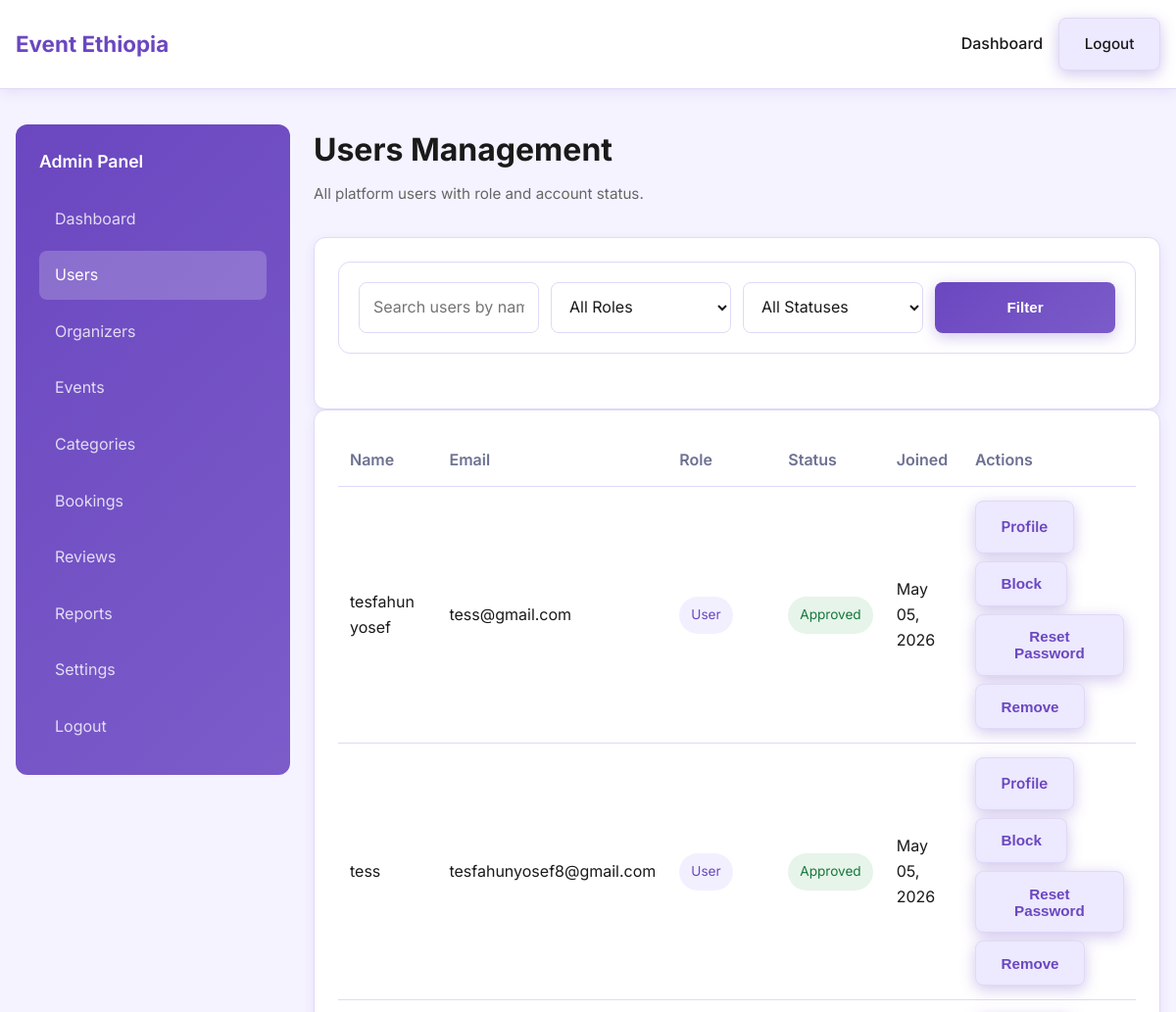
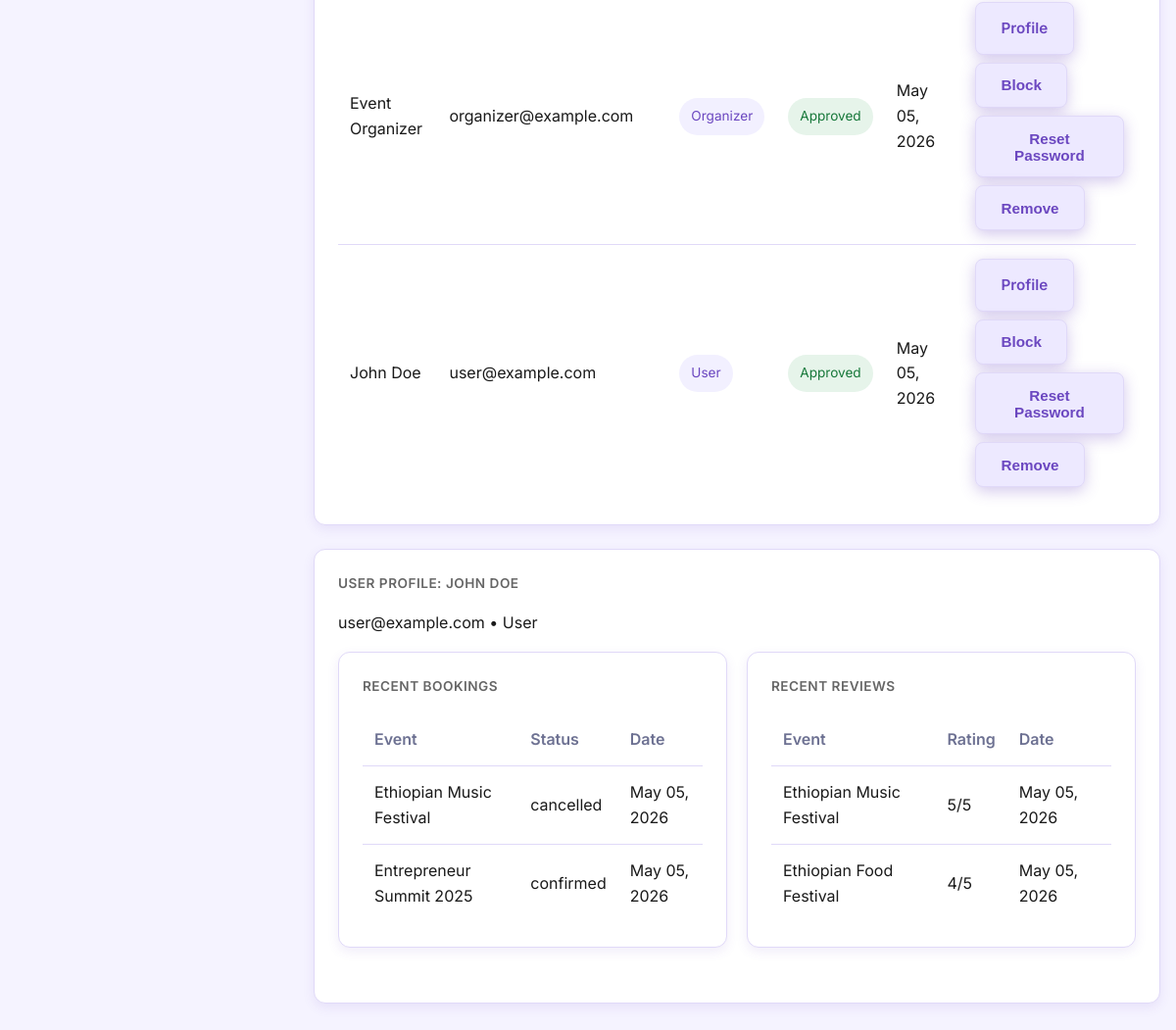
Page /admin-users.php?view=3 (signed in) on the committed database (2 pictures, top to bottom).
### tables this page shows
CREATE TABLE `users` (
  `id` int(11) NOT NULL,
  `name` varchar(120) NOT NULL,
  `email` varchar(150) NOT NULL,
  `password` varchar(255) NOT NULL,
  `role` enum('admin','organizer','user') NOT NULL DEFAULT 'user',
  `status` enum('pending','approved','rejected') NOT NULL DEFAULT 'approved',
  `created_at` timestamp NOT NULL DEFAULT current_timestamp(),
  `is_blocked` tinyint(1) NOT NULL DEFAULT 0,
  `profile_image` varchar(255) DEFAULT NULL,
  `organization_name` varchar(150) DEFAULT NULL,
  `contact_info` varchar(150) DEFAULT NULL,
  `social_links` text DEFAULT NULL
);

CREATE TABLE `bookings` (
  `id` int(11) NOT NULL,
  `user_id` int(11) NOT NULL,
  `event_id` int(11) NOT NULL,
  `qr_code` varchar(120) NOT NULL,
  `status` enum('pending','confirmed','cancelled') NOT NULL DEFAULT 'confirmed',
  `created_at` timestamp NOT NULL DEFAULT current_timestamp(),
  `is_used` tinyint(1) NOT NULL DEFAULT 0,
  `ticket_number` varchar(40) DEFAULT NULL,
  `qr_code_data` text DEFAULT NULL,
  `validation_token` varchar(128) DEFAULT NULL,
  `payment_status` varchar(30) NOT NULL DEFAULT 'paid',
  `check_in_status` varchar(30) NOT NULL DEFAULT 'pending',
  `checked_in_at` datetime DEFAULT NULL,
  `ticket_type` varchar(50) NOT NULL DEFAULT 'Regular'
);

CREATE TABLE `events` (
  `id` int(11) NOT NULL,
  `title` varchar(180) NOT NULL,
  `description` text NOT NULL,
  `date` date NOT NULL,
  `location` varchar(120) NOT NULL,
  `organizer_id` int(11) NOT NULL,
  `category_id` int(11) NOT NULL,
  `image_url` varchar(255) NOT NULL,
  `status` enum('published','draft') NOT NULL DEFAULT 'published',
  `created_at` timestamp NOT NULL DEFAULT current_timestamp(),
  `is_featured` tinyint(1) NOT NULL DEFAULT 0,
  `attendance_count` int(11) NOT NULL DEFAULT 0,
  `lifecycle_status` varchar(20) DEFAULT NULL,
  `event_time` time DEFAULT NULL,
  `capacity` int(11) DEFAULT 0,
  `registration_deadline` date DEFAULT NULL,
  `ticket_type` varchar(50) DEFAULT 'Regular'
);

CREATE TABLE `reviews` (
  `id` int(11) NOT NULL,
  `user_id` int(11) NOT NULL,
  `event_id` int(11) NOT NULL,
  `rating` tinyint(4) NOT NULL,
  `comment` text NOT NULL,
  `created_at` timestamp NOT NULL DEFAULT current_timestamp(),
  `organizer_reply` text DEFAULT NULL
);

### includes/config.php (called while the page is built, shortened)
<?php
function sanitize($value)
{
    return htmlspecialchars(trim($value), ENT_QUOTES, 'UTF-8');
}

### admin-users.php (the view, shortened to what this page needs)
<?php
require_once 'includes/config.php';
$search = trim($_GET['search'] ?? '');
$selectedUserId = (int) ($_GET['view'] ?? 0);
$where = ["role != 'admin'"];
$sql = "SELECT id, name, email, role, status, is_blocked, created_at FROM users WHERE " . implode(' AND ', $where) . " ORDER BY created_at DESC";
$usersStmt = $mysqli->prepare($sql);
$usersStmt->execute();
$users = $usersStmt->get_result()->fetch_all(MYSQLI_ASSOC);
$selectedUser = null;
$userBookings = [];
$userReviews = [];
if ($selectedUserId > 0) {
    $profileStmt = $mysqli->prepare("SELECT id, name, email, role, status, is_blocked, created_at FROM users WHERE id = ? LIMIT 1");
    $profileStmt->bind_param('i', $selectedUserId);
    $profileStmt->execute();
    $selectedUser = $profileStmt->get_result()->fetch_assoc();
    if ($selectedUser) {
        $bookingsStmt = $mysqli->prepare(
            "SELECT b.created_at, b.status, e.title
             FROM bookings b
             JOIN events e ON e.id = b.event_id
             WHERE b.user_id = ?
             ORDER BY b.created_at DESC
             LIMIT 8"
        );
        $bookingsStmt->bind_param('i', $selectedUserId);
        $bookingsStmt->execute();
        $userBookings = $bookingsStmt->get_result()->fetch_all(MYSQLI_ASSOC);
        $reviewsStmt = $mysqli->prepare(
            "SELECT r.rating, r.comment, r.created_at, e.title AS event_title
             FROM reviews r
             JOIN events e ON e.id = r.event_id
             WHERE r.user_id = ?
             ORDER BY r.created_at DESC
             LIMIT 8"
        );
        $reviewsStmt->bind_param('i', $selectedUserId);
        $reviewsStmt->execute();
        $userReviews = $reviewsStmt->get_result()->fetch_all(MYSQLI_ASSOC);
    }
}
?>
<!DOCTYPE html>
<html lang="en">
<head>
    <link rel="stylesheet" href="css/style.css">
</head>
<body>
    <header class="site-header" id="site-header">
        <div class="wrapper header-inner">
            <a href="index.php" class="brand-logo">Event Ethiopia</a>
            <nav class="main-nav" id="site-main-nav">
                <a href="admin-dashboard.php">Dashboard</a>
                <a href="logout.php" class="button button-alt">Logout</a>
            </nav>
        </div>
    </header>
    <main class="page-content wrapper">
        <div class="dashboard-container" id="dashboard-root">
            <aside class="dashboard-sidebar" id="dashboard-sidebar-nav">
                <h3>Admin Panel</h3>
                <nav class="sidebar-nav">
                    <a href="admin-dashboard.php">Dashboard</a>
                    <a href="admin-users.php" class="active">Users</a>
                    <a href="admin-organizers.php">Organizers</a>
                    <a href="admin-events.php">Events</a>
                    <a href="admin-categories.php">Categories</a>
                    <a href="admin-bookings.php">Bookings</a>
                    <a href="admin-reviews.php">Reviews</a>
                    <a href="admin-reports.php">Reports</a>
                    <a href="admin-settings.php">Settings</a>
                    <a href="logout.php">Logout</a>
                </nav>
            </aside>
            <div class="dashboard-content">
                <div class="dashboard-header">
                    <h1>Users Management</h1>
                    <p>All platform users with role and account status.</p>
                </div>
                <div class="dashboard-card">
                    <form method="get" class="filter-panel">
                        <input type="text" name="search" placeholder="Search users by name/email" value="<?= sanitize($search) ?>">
                        <select name="role">
                            <option value="">All Roles</option>
                        </select>
                        <select name="status">
                            <option value="">All Statuses</option>
                        </select>
                        <button class="button" type="submit">Filter</button>
                    </form>
                </div>
                <div class="dashboard-card">
                    <table class="list-table">
                        <thead>
                            <tr><th>Name</th><th>Email</th><th>Role</th><th>Status</th><th>Joined</th><th>Actions</th></tr>
                        </thead>
                        <tbody>
                            <?php foreach ($users as $user): ?>
                                <tr>
                                    <td><?= sanitize($user['name']) ?></td>
                                    <td><?= sanitize($user['email']) ?></td>
                                    <td><span class="badge"><?= sanitize(ucfirst($user['role'])) ?></span></td>
                                    <td>
                                        <span class="badge status-<?= sanitize($user['status']) ?>"><?= sanitize(ucfirst($user['status'])) ?></span>
                                    </td>
                                    <td><?= date('M d, Y', strtotime($user['created_at'])) ?></td>
                                    <td>
                                        <?php if ((int) $user['id'] !== (int) $_SESSION['user_id']): ?>
                                            <form method="post" style="display:flex; gap:8px; flex-wrap:wrap;">
                                                <a class="button button-alt" href="admin-users.php?view=<?= (int) $user['id'] ?>">Profile</a>
                                                <button class="button button-alt" name="toggle_block" value="<?= (int) $user['id'] ?>">
                                                    <?= (int) $user['is_blocked'] === 1 ? 'Unblock' : 'Block' ?>
                                                </button>
                                                <button class="button button-alt" name="reset_password" value="<?= (int) $user['id'] ?>">Reset Password</button>
                                                <button class="button button-alt" name="delete_user" value="<?= (int) $user['id'] ?>">Remove</button>
                                            </form>
                                        <?php endif; ?>
                                    </td>
                                </tr>
                            <?php endforeach; ?>
                        </tbody>
                    </table>
                </div>
                <?php if ($selectedUser): ?>
                    <div class="dashboard-card table-card">
                        <h3>User Profile: <?= sanitize($selectedUser['name']) ?></h3>
                        <p><?= sanitize($selectedUser['email']) ?> • <?= sanitize(ucfirst($selectedUser['role'])) ?></p>
                        <div class="dashboard-grid">
                            <div class="dashboard-card">
                                <h3>Recent Bookings</h3>
                                <table class="list-table">
                                    <thead><tr><th>Event</th><th>Status</th><th>Date</th></tr></thead>
                                    <tbody>
                                        <?php foreach ($userBookings as $booking): ?>
                                            <tr>
                                                <td><?= sanitize($booking['title']) ?></td>
                                                <td><?= sanitize($booking['status']) ?></td>
                                                <td><?= date('M d, Y', strtotime($booking['created_at'])) ?></td>
                                            </tr>
                                        <?php endforeach; ?>
                                    </tbody>
                                </table>
                            </div>
                            <div class="dashboard-card">
                                <h3>Recent Reviews</h3>
                                <table class="list-table">
                                    <thead><tr><th>Event</th><th>Rating</th><th>Date</th></tr></thead>
                                    <tbody>
                                        <?php foreach ($userReviews as $review): ?>
                                            <tr>
                                                <td><?= sanitize($review['event_title']) ?></td>
                                                <td><?= (int) $review['rating'] ?>/5</td>
                                                <td><?= date('M d, Y', strtotime($review['created_at'])) ?></td>
                                            </tr>
                                        <?php endforeach; ?>
                                    </tbody>
                                </table>
                            </div>
                        </div>
                    </div>
                <?php endif; ?>
            </div>
        </div>
    </main>
</body>
</html>

### css/style.css (style rules this page uses)
* { box-sizing: border-box; }
:root { --bg: #f5f3ff; --surface: #ffffff; --primary: #6b47c0; --primary-dark: #5a3d99; --primary-soft: #ede9ff; --text: #1a1a1a; --text-secondary: #666666; --border: #e0d9f8; --shadow: 0 4px 12px rgba(107, 71, 192, 0.1); --shadow-lg: 0 8px 24px rgba(107, 71, 192, 0.15); --muted: #6d7192; }
html { scroll-behavior: smooth; }
body { margin: 0; font-family: 'Inter', sans-serif; background: var(--bg); color: var(--text); line-height: 1.6; overflow-x: hidden; }
a { color: var(--primary); text-decoration: none; }
.wrapper { width: min(1200px, calc(100% - 32px)); margin: 0 auto; }
.site-header { background: var(--surface); border-bottom: 1px solid var(--border); position: sticky; top: 0; z-index: 100; box-shadow: var(--shadow); }
.header-inner, .footer-inner { display: flex; align-items: center; justify-content: space-between; gap: 16px; padding: 18px 0; }
.brand-logo { color: var(--primary); text-decoration: none; font-size: 1.4rem; font-weight: 700; }
.main-nav { display: flex; align-items: center; gap: 16px; flex-wrap: wrap; }
.main-nav a { color: var(--text); text-decoration: none; font-weight: 500; }
.button, .button-alt { display: inline-flex; align-items: center; justify-content: center; padding: 0.85rem 1.6rem; border-radius: 8px; font-weight: 600; text-decoration: none; border: none; cursor: pointer; transition: all 0.3s ease; font-size: 0.95rem; }
.button { background: linear-gradient(135deg, #6b47c0 0%, #7b5cc9 100%); color: white; box-shadow: 0 4px 15px rgba(107, 71, 192, 0.3); }
.button-alt { background: var(--primary-soft); color: var(--primary); border: 1px solid var(--border); }
.page-content { padding: 36px 0 64px; }
.filter-panel { display: grid; grid-template-columns: repeat(4, minmax(0, 1fr)); gap: 12px; margin-bottom: 32px; background: var(--surface); padding: 20px; border-radius: 12px; border: 1px solid var(--border); }
.filter-panel input, .filter-panel select, .form-input, .form-textarea { width: 100%; padding: 12px 14px; border: 1px solid var(--border); border-radius: 8px; background: var(--surface); font: inherit; color: var(--text); transition: all 0.2s ease; }
.profile-box, .dashboard-card { background: var(--surface); border: 1px solid var(--border); border-radius: 24px; padding: 24px; box-shadow: var(--shadow); }
.dashboard-container { display: grid; grid-template-columns: 280px 1fr; gap: 24px; min-height: calc(100vh - 100px); }
.dashboard-sidebar { background: linear-gradient(135deg, #6b47c0 0%, #7b5cc9 100%); color: white; padding: 24px; border-radius: 12px; height: fit-content; position: sticky; top: 80px; overflow-y: auto; max-height: calc(100vh - 100px); }
.dashboard-sidebar h3 { margin: 0 0 20px; font-size: 1.1rem; font-weight: 600; }
.sidebar-nav { display: flex; flex-direction: column; gap: 8px; }
.sidebar-nav a { display: flex; align-items: center; gap: 12px; padding: 12px 16px; color: rgba(255, 255, 255, 0.8); border-radius: 8px; transition: all 0.2s ease; }
.sidebar-nav a:hover, .sidebar-nav a.active { background: rgba(255, 255, 255, 0.2); color: white; }
.dashboard-content { padding: 0; }
.dashboard-header { margin-bottom: 32px; }
.dashboard-header h1 { margin: 0 0 8px; font-size: 2rem; color: var(--text); }
.dashboard-header p { margin: 0; color: var(--text-secondary); font-size: 0.95rem; }
.dashboard-grid { display: grid; grid-template-columns: repeat(auto-fit, minmax(250px, 1fr)); gap: 20px; margin-bottom: 32px; }
.dashboard-card { background: var(--surface); border: 1px solid var(--border); border-radius: 12px; padding: 24px; box-shadow: var(--shadow); }
.dashboard-card h3 { margin: 0 0 16px; font-size: 0.85rem; font-weight: 600; color: var(--text-secondary); text-transform: uppercase; letter-spacing: 0.5px; }
.list-table { width: 100%; border-collapse: collapse; }
.list-table th, .list-table td { padding: 14px 12px; border-bottom: 1px solid var(--border); text-align: left; }
.list-table th { color: var(--muted); font-weight: 600; }
.list-table tr:last-child td { border-bottom: none; }
.badge { display: inline-flex; align-items: center; padding: 8px 12px; border-radius: 999px; font-size: 0.85rem; background: #f2f0ff; color: var(--primary); }
.status-approved { background: #e6f4ea; color: #17783a; }
.table-card { margin-top: 24px; }

### rows in the picture
users: name "tesfahun yosef", email "tess@gmail.com", role "User", status "Approved", created_at "May 05, 2026", $user['id'] 13 (drawn), is_blocked "Block"
users: name "tess", email "tesfahunyosef8@gmail.com", role "User", status "Approved", created_at "May 05, 2026", $user['id'] 4 (drawn), is_blocked "Block"
users: name "Event Organizer", email "organizer@example.com", role "Organizer", status "Approved", created_at "May 05, 2026", $user['id'] 2 (drawn), is_blocked "Block"
users: name "John Doe", email "user@example.com", role "User", status "Approved", created_at "May 05, 2026", $user['id'] 3 (drawn), is_blocked "Block", name "JOHN DOE"
bookings: event.title "Ethiopian Music Festival", status "cancelled", created_at "May 05, 2026"
bookings: event.title "Entrepreneur Summit 2025", status "confirmed", created_at "May 05, 2026"
reviews: event.title "Ethiopian Music Festival", rating "5", created_at "May 05, 2026"
reviews: event.title "Ethiopian Food Festival", rating "4", created_at "May 05, 2026"
